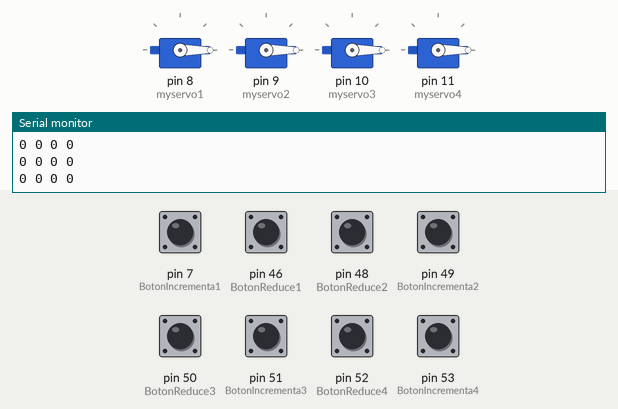
Recording of a sketch running on a simulated Arduino Mega 2560, built with avr-gcc and run on an emulated ATmega2560. On the bench: 4 × servo, the last lines printed to the serial monitor. Inputs (shaded band) come from the test bench; at power-on: pin 7 (BotonIncrementa1), pin 46 (BotonReduce1), pin 48 (BotonReduce2), pin 49 (BotonIncrementa2), pin 50 (BotonReduce3), pin 51 (BotonIncrementa3), pin 52 (BotonReduce4), pin 53 (BotonIncrementa4) LOW.

Above: at 1.2 s.
1.3 s: pin 7 (BotonIncrementa1) pulled HIGH for 1 s
At 3.4 s:
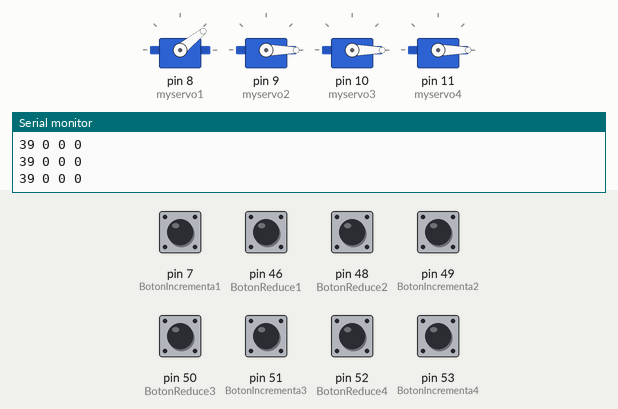
3.8 s: pin 7 (BotonIncrementa1) pulled HIGH for 0.15 s
At 4.7 s:
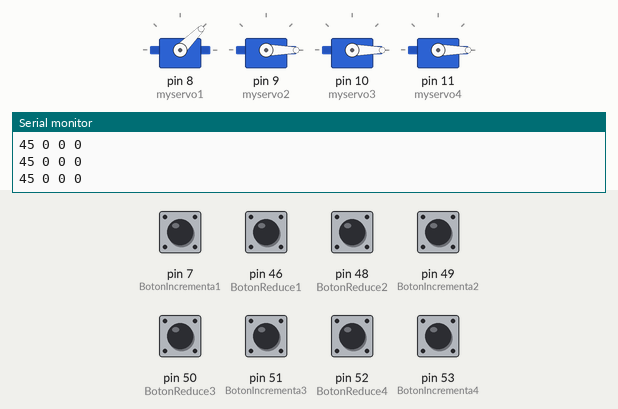
5.4 s: pin 49 (BotonIncrementa2) pulled HIGH for 1 s
At 6.7 s:
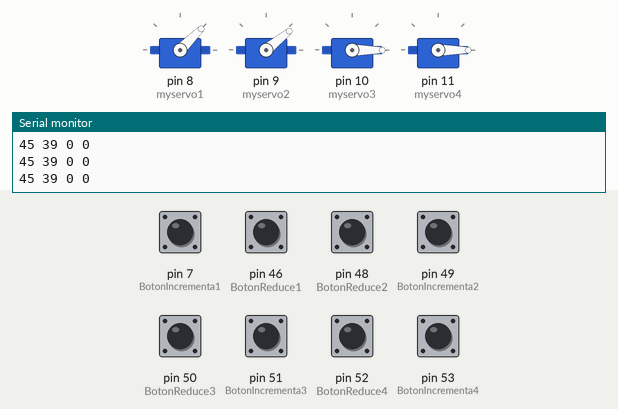
7.9 s: pin 51 (BotonIncrementa3) pulled HIGH for 1 s
At 10.0 s:
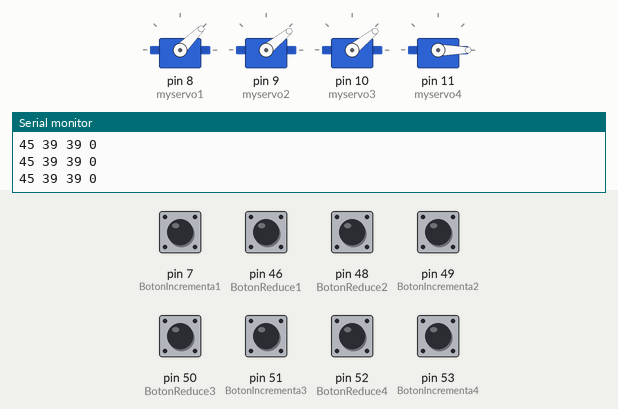
10.4 s: pin 46 (BotonReduce1) pulled HIGH for 0.15 s
At 11.1 s:
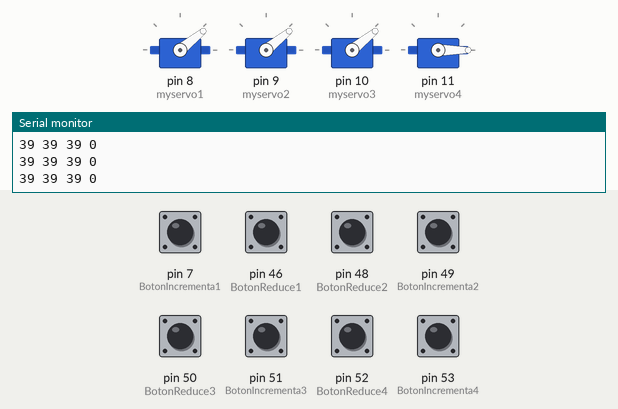
12.0 s: pin 49 (BotonIncrementa2) pulled HIGH for 0.15 s
At 13.3 s:
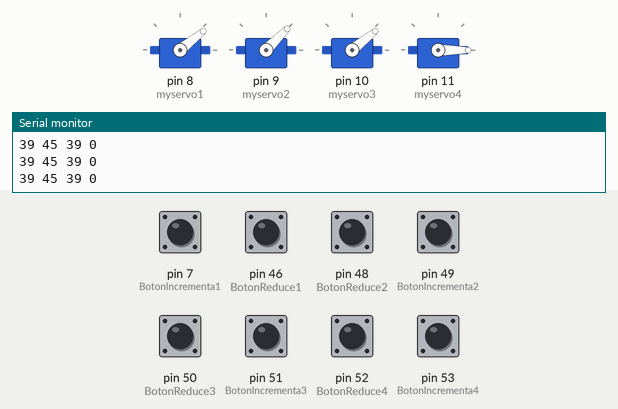
Timing chart, 0 to 14.6 s (numbered marks = the images above; inputs shaded):
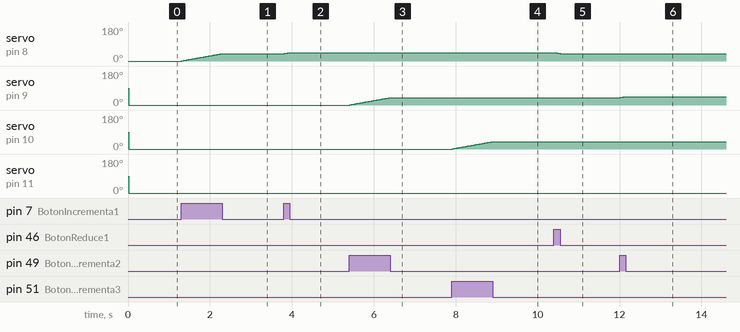

The sketch:

boton_y_servomotor.ino
```cpp
#include <Servo.h>

Servo myservo1;  // create servo object to control a servo
Servo myservo2;  // create servo object to control a servo
Servo myservo3;  // create servo object to control a servo
Servo myservo4;  // create servo object to control a servo

int BotonReduce1 = 46;
int BotonIncrementa1 = 7;
int BotonReduce2 = 48;
int BotonIncrementa2 = 49;
int BotonReduce3 = 50;
int BotonIncrementa3 = 51;
int BotonReduce4 = 52;
int BotonIncrementa4 = 53;

int val1=0;
int val2=0;
int val3=0;
int val4=0;

void setup() {
  myservo1.attach(8);  // attaches the servo on pin 9 to the servo object
  myservo2.attach(9);  // attaches the servo on pin 9 to the servo object
  myservo3.attach(10);  // attaches the servo on pin 9 to the servo object
  myservo4.attach(11);  // attaches the servo on pin 9 to the servo object

  pinMode(BotonReduce1, INPUT);
  pinMode(BotonIncrementa1, INPUT);
  pinMode(BotonReduce2, INPUT);
  pinMode(BotonIncrementa2, INPUT);
  pinMode(BotonReduce3, INPUT);
  pinMode(BotonIncrementa3, INPUT);
  pinMode(BotonReduce4, INPUT);
  pinMode(BotonIncrementa4, INPUT);

  Serial.begin(9600);
}

void loop() {
/*
   if (digitalRead(BotonIncrementa1) == HIGH){val1++;}
   if (digitalRead(BotonReduce1) == HIGH){val1--;}

   if (digitalRead(BotonIncrementa2) == HIGH){val2++;}
   if (digitalRead(BotonReduce2) == HIGH){val2--;}

   if (digitalRead(BotonIncrementa3) == HIGH){val3++;}
   if (digitalRead(BotonReduce3) == HIGH){val3--;}

   if (digitalRead(BotonIncrementa4) == HIGH){val4++;}
   if (digitalRead(BotonReduce4) == HIGH){val4--;}

    myservo1.write(val1);
    myservo2.write(val2);
    myservo3.write(val3);
    myservo4.write(val4);
*/
   Serial.print(val1);
   Serial.print(" ");
   Serial.print(val2);
   Serial.print(" ");
   Serial.print(val3);
   Serial.print(" ");
   Serial.print(val4);
   Serial.print(" ");
   Serial.println();

////////////////////////////
   if (digitalRead(BotonIncrementa1) == HIGH)
   {
      val1++;
     delay(5);
   }
   if (digitalRead(BotonReduce1) == HIGH)
   {
      val1--;
     delay(5);
    }
    myservo1.write(val1);
    delay(5);

////////////////////////////
   if (digitalRead(BotonIncrementa2) == HIGH)
   {
      val2++;
     delay(5);
   }
   if (digitalRead(BotonReduce2) == HIGH)
   {
      val2--;
     delay(5);
    }
    myservo2.write(val2);
    delay(5);
///////////////////////////////////
   if (digitalRead(BotonIncrementa3) == HIGH)
   {
      val3++;
     delay(5);
   }
   if (digitalRead(BotonReduce3) == HIGH)
   {
      val3--;
     delay(5);
    }
    myservo3.write(val3);
    delay(5);

////////////////////////////
    if (digitalRead(BotonIncrementa4) == HIGH)
   {
      val4++;
     delay(5);
   }
   if (digitalRead(BotonReduce4) == HIGH)
   {
      val4--;
     delay(5);
    }
    myservo4.write(val4);
    delay(5);
    }

     //if (val2 > 180) { val2=180; }
   // if (val2 < 0) { val2=0; }
```

Measured:
- after the input at 1.3 s, servo on pin 8 (myservo1): moves from 0° to 39° over 0.98 s, starting at once
- after the input at 3.8 s, servo on pin 8 (myservo1): 39° → 45° at once
- after the input at 5.4 s, servo on pin 9 (myservo2): moves from 0° to 39° over 0.98 s, starting at once
- after the input at 7.9 s, servo on pin 10 (myservo3): moves from 0° to 39° over 0.98 s, starting at once
- after the input at 10.4 s, servo on pin 8 (myservo1): 45° → 39° at once
- after the input at 12.0 s, servo on pin 9 (myservo2): 39° → 45° at once
